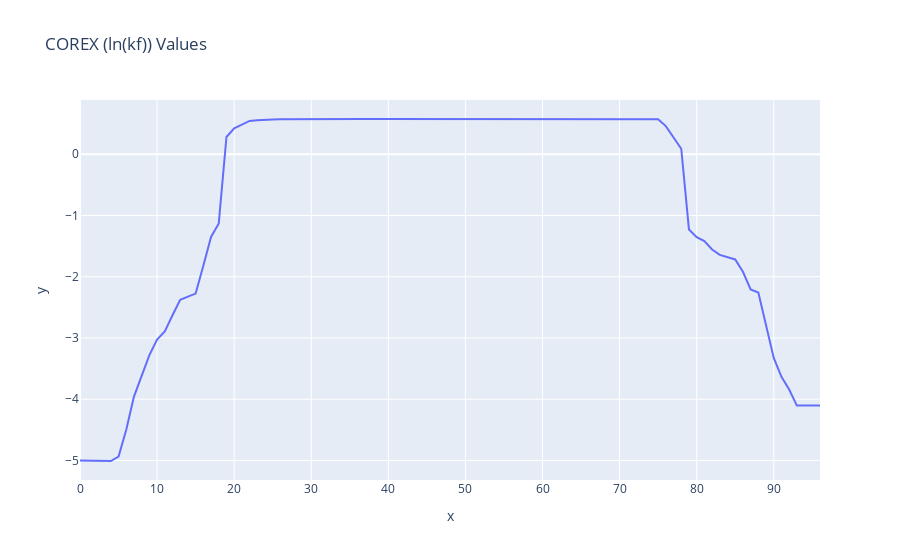

Notebook source saved alongside this figure:
### Code cell
# one more example
table[0, 'corex'] # Index row:0 and column:sasa

### Figure 1 — Plotly figure (JSON) as saved in the notebook; plotly's stock layout.template omitted (floating-point values rounded to 4 significant figures)
{"data": [{"hovertemplate": "x=%{x}<br>y=%{y}<extra></extra>", "legendgroup": "", "line": {"color": "#636efa", "dash": "solid"}, "marker": {"symbol": "circle"}, "mode": "lines", "name": "", "orientation": "v", "showlegend": false, "type": "scatter", "x": [0, 1, 2, 3, 4, 5, 6, 7, 8, 9, 10, 11, 12, 13, 14, 15, 16, 17, 18, 19, 20, 21, 22, 23, 24, 25, 26, 27, 28, 29, 30, 31, 32, 33, 34, 35, 36, 37, 38, 39, 40, 41, 42, 43, 44, 45, 46, 47, 48, 49, 50, 51, 52, 53, 54, 55, 56, 57, 58, 59, 60, 61, 62, 63, 64, 65, 66, 67, 68, 69, 70, 71, 72, 73, 74, 75, 76, 77, 78, 79, 80, 81, 82, 83, 84, 85, 86, 87, 88, 89, 90, 91, 92, 93, 94, 95, 96], "xaxis": "x", "y": [-5.001, -5.001, -5.001, -5.001, -5.01, -4.937, -4.498, -3.957, -3.604, -3.281, -3.025, -2.892, -2.629, -2.377, -2.325, -2.276, -1.82, -1.35, -1.129, 0.2824, 0.4239, 0.4864, 0.5441, 0.5547, 0.5674, 0.5685, 0.5713, 0.5726, 0.5744, 0.5745, 0.5745, 0.5745, 0.5745, 0.5744, 0.5746, 0.5746, 0.5744, 0.5742, 0.5743, 0.5743, 0.5743, 0.5743, 0.5743, 0.5743, 0.5743, 0.5745, 0.5751, 0.5754, 0.5756, 0.5756, 0.5757, 0.576, 0.576, 0.5761, 0.5761, 0.5758, 0.5755, 0.5754, 0.5754, 0.5749, 0.5741, 0.5733, 0.573, 0.5725, 0.5705, 0.5701, 0.5703, 0.5703, 0.5703, 0.5703, 0.5703, 0.5703, 0.5703, 0.5704, 0.5719, 0.5703, 0.4599, 0.2664, 0.09017, -1.227, -1.353, -1.417, -1.556, -1.644, -1.686, -1.718, -1.919, -2.207, -2.258, -2.818, -3.326, -3.635, -3.841, -4.104, -4.104, -4.104, -4.104], "yaxis": "y"}], "layout": {"autosize": true, "legend": {"tracegroupgap": 0}, "title": {"text": "COREX (ln(kf)) Values"}, "xaxis": {"anchor": "y", "autorange": true, "domain": [0, 1], "range": [0, 96], "title": {"text": "x"}, "type": "linear"}, "yaxis": {"anchor": "x", "autorange": true, "domain": [0, 1], "range": [-5.32, 0.8864], "title": {"text": "y"}, "type": "linear"}}}
